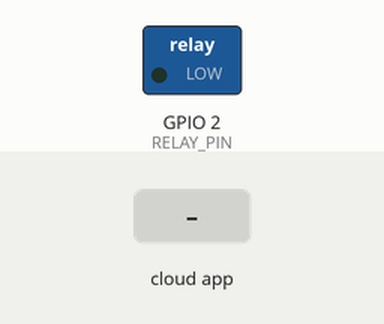
The program below on a simulated ESP32. Parts: switched loads named in the program (green lamp = pin HIGH). The test bench sets the inputs (shaded band). WiFi joins after 1.5 s; servers stay silent unless stated; the Firebase database answers and starts empty; what the program prints to the serial monitor is not drawn.

Above: at 3.7 s.
3.8 s: the phone or cloud app sets DoorStatus to Open
At 4.1 s:
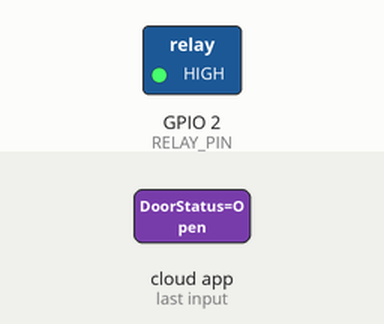
Timing chart, 0 to 25.3 s (numbered marks = the images above; inputs shaded):
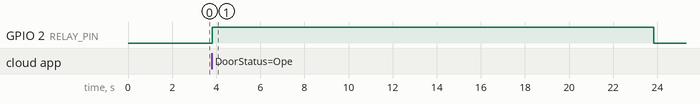

Measured:
- after the input at 3.8 s, GPIO 2 (RELAY_PIN): LOW → HIGH at once, → LOW 20.0 s later

The program:

main.cpp
```cpp
#include <Arduino.h>
#include <WiFi.h>
// link to the library https://github.com/ioxhop/IOXhop_FirebaseESP32
// you must add ArduinoJson version 5 library to the arduino workspace https://github.com/bblanchon/ArduinoJson/tree/5.x
#include <IOXhop_FirebaseESP32.h>

// configuation for firebase
#define FIREBASE_HOST "door-app-12838-default-rtdb.firebaseio.com"
#define FIREBASE_AUTH "4D7DcGhyQCnAX3CbjExrysiQ0PGsWQL1FAhCJr6Y"

// you have to enter your wifi ssd and the password
#define WIFI_SSID "put you wifi ssid"
#define WIFI_PASSWORD "put you password"

// delay you want before the Relay turned off
#define DELAY 20

// relay attached pin
#define RELAY_PIN 2

void setup() {
  // starting serial communication
  Serial.begin(9600);
  delay(1000);
  // define the pin as output
  pinMode(RELAY_PIN, OUTPUT);
  // connecting to the wifi
  WiFi.begin(WIFI_SSID, WIFI_PASSWORD);
  Serial.print("Connecting to ");
  Serial.print(WIFI_SSID);

  while (WiFi.status() != WL_CONNECTED) {
    Serial.print(".");
    delay(500);
  }

  Serial.println("\nConnected Successfully");
  Serial.println();
  Serial.print("Connected to ");
  Serial.println(WIFI_SSID);
  Serial.print("IP Address is : ");
  Serial.println(WiFi.localIP());

  // connecting to the wifi network
  Firebase.begin(FIREBASE_HOST, FIREBASE_AUTH);
}

void loop() {
  // getting the door status from the firebase
  String fireStatus = Firebase.getString("doorStatus/DoorStatus");

  if (fireStatus == "Open") {
    // turn on the relay
    digitalWrite(2, HIGH);
    // wait for 20s
    delay(DELAY*1000);
    // turn off the relay
    digitalWrite(2, LOW);
    // set the status of the firebase
    Firebase.setString("doorStatus/DoorStatus", "Close");
  }

  // delay before next reading
  delay(1000);

}
```
